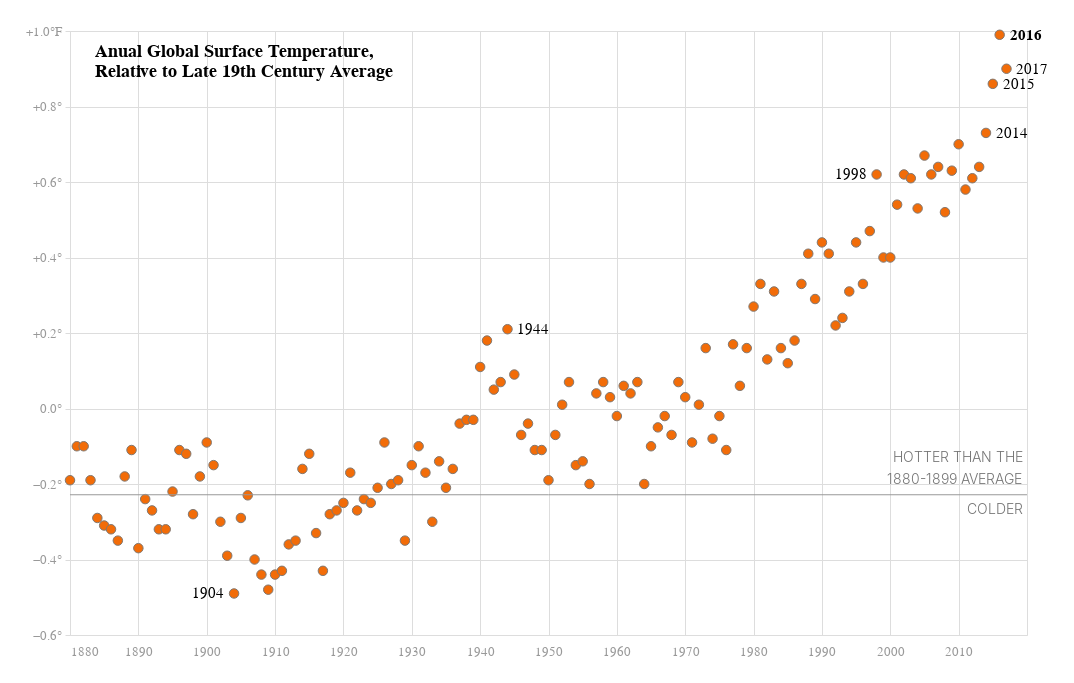

This figure's notebook cell:
### Code cell
result = alt.layer(main, years_lables1,  years_lables2,  years_lable_bold, line, text1, text2, text3
).configure_axisX(
    ticks = False,
    domain = False,
    labelFont = font,
    labelFontSize = 13,
    labelColor='#999999',
    labelPadding = 10
).configure_axisY(
    domain = False,
    tickColor = '#DCDCDC',
    labelFont = font,
    labelFontSize = 13,
    labelColor='#999999',
    labelPadding = 4
).configure_title(
    anchor='start',
    dx = 70,
    dy=  60,
    fontSize = 18,
    fontWeight = 'bold'
).properties(
    width = 957,
    height = 604,
    background = 'white',
    padding = 25)

result

### Figure 1 — Vega-Lite specification as saved in the notebook (floating-point values rounded to 4 significant figures; data arrays with more than 128 entries replaced by an {"elided": "..."} marker saying what was removed)
{"config": {"view": {"continuousWidth": 400, "continuousHeight": 300}, "axisX": {"domain": false, "labelColor": "#999999", "labelFont": "Helvetica", "labelFontSize": 13, "labelPadding": 10, "ticks": false}, "axisY": {"domain": false, "labelColor": "#999999", "labelFont": "Helvetica", "labelFontSize": 13, "labelPadding": 4, "tickColor": "#DCDCDC"}, "title": {"anchor": "start", "dx": 70, "dy": 60, "fontSize": 18, "fontWeight": "bold"}}, "layer": [{"data": {"name": "data-b8cb62995845517ff59e22f16f5ba353"}, "mark": {"type": "point", "color": "#817871", "fill": "#F26C08", "opacity": 1, "shape": "circle", "size": 90, "strokeWidth": 1}, "encoding": {"x": {"type": "quantitative", "axis": {"format": "i", "values": [1880, 1890, 1900, 1910, 1920, 1930, 1940, 1950, 1960, 1970, 1980, 1990, 2000, 2010]}, "field": "year", "scale": {"domain": [1880, 2017]}, "title": ""}, "y": {"type": "quantitative", "axis": {"labelExpr": "if(datum.value == 1,\n                  '+' + format(datum.value, '.1f') + '°' + 'F',\n\n                  if(datum.value > 0,\n                  '+' + format(datum.value, '.1f') + '°',\n                  format(datum.value, '.1f') + '°')\n                  )\n                  ", "tickCount": 10}, "field": "avg", "title": ""}}, "title": ["Anual Global Surface Temperature,", "Relative to Late 19th Century Average"]}, {"data": {"name": "data-b8cb62995845517ff59e22f16f5ba353"}, "mark": {"type": "text", "align": "right", "dx": -10, "font": "Helvetica", "fontSize": 15}, "encoding": {"text": {"type": "quantitative", "field": "year"}, "x": {"type": "quantitative", "axis": {"format": "i", "values": [1880, 1890, 1900, 1910, 1920, 1930, 1940, 1950, 1960, 1970, 1980, 1990, 2000, 2010]}, "field": "year", "scale": {"domain": [1880, 2017]}, "title": ""}, "y": {"type": "quantitative", "axis": {"labelExpr": "if(datum.value == 1,\n                  '+' + format(datum.value, '.1f') + '°' + 'F',\n\n                  if(datum.value > 0,\n                  '+' + format(datum.value, '.1f') + '°',\n                  format(datum.value, '.1f') + '°')\n                  )\n                  ", "tickCount": 10}, "field": "avg", "title": ""}}, "transform": [{"filter": {"field": "year", "oneOf": [1904, 1998]}}]}, {"data": {"name": "data-b8cb62995845517ff59e22f16f5ba353"}, "mark": {"type": "text", "align": "left", "dx": 10, "font": "Helvetica", "fontSize": 15}, "encoding": {"text": {"type": "quantitative", "field": "year"}, "x": {"type": "quantitative", "axis": {"format": "i", "values": [1880, 1890, 1900, 1910, 1920, 1930, 1940, 1950, 1960, 1970, 1980, 1990, 2000, 2010]}, "field": "year", "scale": {"domain": [1880, 2017]}, "title": ""}, "y": {"type": "quantitative", "axis": {"labelExpr": "if(datum.value == 1,\n                  '+' + format(datum.value, '.1f') + '°' + 'F',\n\n                  if(datum.value > 0,\n                  '+' + format(datum.value, '.1f') + '°',\n                  format(datum.value, '.1f') + '°')\n                  )\n                  ", "tickCount": 10}, "field": "avg", "title": ""}}, "transform": [{"filter": {"field": "year", "oneOf": [1944, 2014, 2015, 2017]}}]}, {"data": {"name": "data-b8cb62995845517ff59e22f16f5ba353"}, "mark": {"type": "text", "align": "left", "dx": 10, "font": "Helvetica", "fontSize": 15, "fontWeight": "bold"}, "encoding": {"text": {"type": "quantitative", "field": "year"}, "x": {"type": "quantitative", "axis": {"format": "i", "values": [1880, 1890, 1900, 1910, 1920, 1930, 1940, 1950, 1960, 1970, 1980, 1990, 2000, 2010]}, "field": "year", "scale": {"domain": [1880, 2017]}, "title": ""}, "y": {"type": "quantitative", "axis": {"labelExpr": "if(datum.value == 1,\n                  '+' + format(datum.value, '.1f') + '°' + 'F',\n\n                  if(datum.value > 0,\n                  '+' + format(datum.value, '.1f') + '°',\n                  format(datum.value, '.1f') + '°')\n                  )\n                  ", "tickCount": 10}, "field": "avg", "title": ""}}, "transform": [{"filter": {"field": "year", "oneOf": [2016]}}]}, {"data": {"name": "data-7a308401a6c4dd4e370c4729ef7bbfe2"}, "mark": {"type": "rule", "color": "#989898"}, "encoding": {"y": {"type": "quantitative", "field": "y"}}}, {"data": {"name": "data-a179efb71714682473509bb3f19957ec"}, "mark": {"type": "text", "color": "#757575", "fontSize": 14, "fontWeight": 300, "text": "HOTTER THAN THE"}, "encoding": {"x": {"type": "quantitative", "field": "x"}, "y": {"type": "quantitative", "field": "y"}}}, {"data": {"name": "data-350d6d05ef4115a85760d3a12acfc6a6"}, "mark": {"type": "text", "color": "#757575", "fontSize": 14, "fontWeight": 300, "text": "1880-1899 AVERAGE"}, "encoding": {"x": {"type": "quantitative", "field": "x"}, "y": {"type": "quantitative", "field": "y"}}}, {"data": {"name": "data-cf74d56b179e80371926665c4df6308a"}, "mark": {"type": "text", "color": "#757575", "fontSize": 14, "fontWeight": 300, "text": "COLDER"}, "encoding": {"x": {"type": "quantitative", "field": "x"}, "y": {"type": "quantitative", "field": "y"}}}], "background": "white", "height": 604, "padding": 25, "width": 957, "$schema": "https://vega.github.io/schema/vega-lite/v4.8.1.json", "datasets": {"data-b8cb62995845517ff59e22f16f5ba353": {"elided": "138 records"}, "data-7a308401a6c4dd4e370c4729ef7bbfe2": [{"y": -0.2285}], "data-a179efb71714682473509bb3f19957ec": [{"x": 2010.0, "y": -0.13}], "data-350d6d05ef4115a85760d3a12acfc6a6": [{"x": 2009.0, "y": -0.19}], "data-cf74d56b179e80371926665c4df6308a": [{"x": 2015.0, "y": -0.27}]}}
